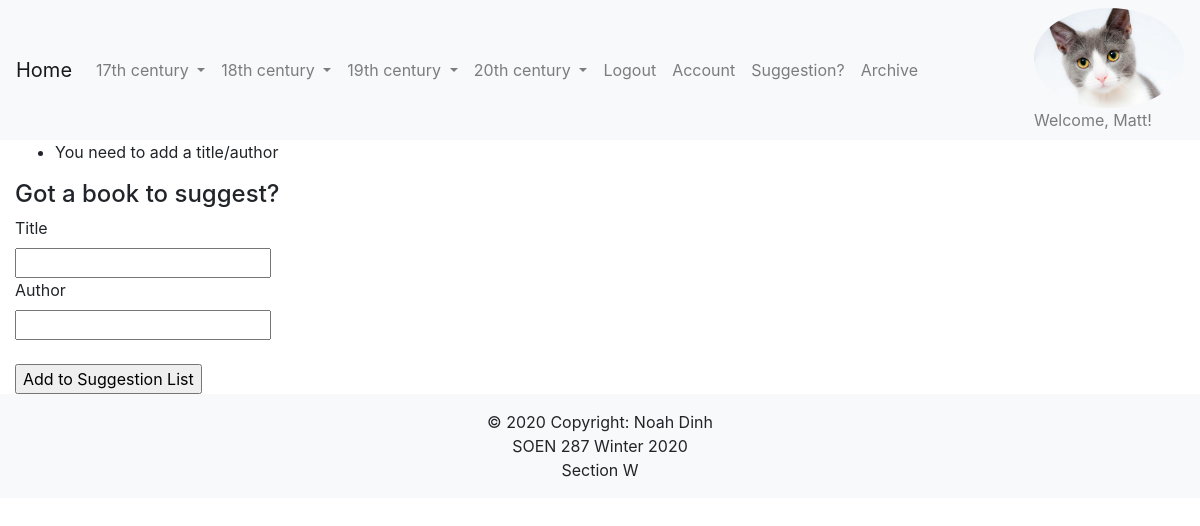
The app's page /book_suggest (signed in) with its own data.
### app.py (models this page shows)
class User(db.Model):
    id = db.Column(db.Integer, primary_key=True)
    username = db.Column(db.String)
    email = db.Column(db.String)
    password = db.Column(db.String)
    icon = db.Column(db.String)

### app.py (the view)
@app.route('/book_suggest', methods=['GET', 'POST'])
@login_required
def book_suggest():
    icon_path = ""
    user = findUser(session.get('username'))
    if user is not None:
        if user.icon is not None:
            icon_path = user.icon
    else:
        icon_path = ""
    form = BookSuggestionForm()
    if form.validate_on_submit():
        print("validate")
        new_book = Book_suggestion(title=form.title.data, author=form.author.data)
        db.session.add(new_book)
        db.session.commit()
        print("add to db")
        flash('Book suggestion added to list!')
        return redirect('/book_suggest')
    elif form.title.data is None or form.author.data is None:
        flash('You need to add a title/author')
    return render_template('Book_suggestion_form.html', form=form,
                           username=session.get('username'), icon=icon_path)

### forms.py
class BookSuggestionForm(FlaskForm):
    title = StringField("Title", validators=[InputRequired(), Regexp('^[A-Za-z][A-Za-z0-9_.]*$', 0, 'invalid title')])
    author = StringField("Author", validators=[InputRequired(), Regexp('^[A-Za-z][A-Za-z0-9_.]*$', 0, 'invalid author')])
    submit = SubmitField("Add to Suggestion List")

### app.py (called while the page is built)
@login_manager.user_loader
def load_user(user_id):
    user = find_user(user_id)
    if user:
        user.password = None
    return user

def find_user(username):
    user_in_db = findUser(username)
    if user_in_db:
        return User_session(user_in_db.username, user_in_db.password)
    return None

def findUser(username):
    user = User.query.filter_by(username=username).first()
    if user is not None:
        return user
    else:
        return None

### templates/Book_suggestion_form.html (shortened to what this page needs)
{% extends "main_menu_base.html" %}
{% block contents %}
    <div class="flash">
        {% with messages = get_flashed_messages() %}
            {% if messages %}
                <ul class=flashes>
                    {% for message in messages %}
                        <li>{{ message }}</li>
                    {% endfor %}
                </ul>
            {% endif %}
        {% endwith %}
    </div>
    <div class="form">
        <h4>Got a book to suggest?</h4>
        <form action="/book_suggest" method="post">
            {{ form.title.label }}<br/>{{ form.title }}<br/>
            {{ form.author.label }}<br/>{{ form.author }}<br/><br/>
            {{ form.submit }}
            <br/>
        </form>
    </div>
{% endblock %}

### templates/main_menu_base.html (shortened to what this page needs)
<!DOCTYPE html>
<html lang="en">
{% block header %}
<head>
    {% block css_js_external_files %}
        <link rel="stylesheet" href="https://stackpath.bootstrapcdn.com/bootstrap/4.1.3/css/bootstrap.min.css">
        <link rel="stylesheet" type="text/css" href="/static/bookPage.css">
    {% endblock %}
</head>
{% endblock %}
<body>
{% block navbar %}
    <nav class="navbar navbar-expand-lg navbar-light bg-light">
      <a class="navbar-brand" href="/">Home</a>
      <div class="collapse navbar-collapse" id="navbarNavDropdown">
        <ul class="navbar-nav">
          <li class="nav-item dropdown">
            <a class="nav-link dropdown-toggle" href="#" id="navbarDropdownMenuLink" role="button" data-toggle="dropdown" aria-haspopup="true" aria-expanded="false">
              17th century
            </a>
          </li>
          <li class="nav-item dropdown">
            <a class="nav-link dropdown-toggle" href="#" id="navbarDropdownMenuLink" role="button" data-toggle="dropdown" aria-haspopup="true" aria-expanded="false">
              18th century
            </a>
          </li>
          <li class="nav-item dropdown">
            <a class="nav-link dropdown-toggle" href="#" id="navbarDropdownMenuLink" role="button" data-toggle="dropdown" aria-haspopup="true" aria-expanded="false">
              19th century
            </a>
          </li>
          <li class="nav-item dropdown">
            <a class="nav-link dropdown-toggle" href="#" id="navbarDropdownMenuLink" role="button" data-toggle="dropdown" aria-haspopup="true" aria-expanded="false">
              20th century
            </a>
          </li>
            {% if username %}
                <li class="nav-item">
                    <a class="nav-link" href="/logout">Logout<span class="sr-only">(current)</span></a>
                </li>
                <li class="nav-item">
                    <a class="nav-link" href="/account">Account<span class="sr-only">(current)</span></a>
                </li>
                <li class="nav-item">
                    <a class="nav-link" href="/book_suggest">Suggestion?<span class="sr-only">(current)</span></a>
                </li>
            {% endif %}
          <li class="nav-item">
            <a class="nav-link" href="/archive">Archive<span class="sr-only">(current)</span></a>
          </li>
        </ul>
          <ul class="navbar-nav ml-auto nav-flex-icons">
              <li class="nav-item avatar">
                  <a class="nav-link p-0" href="#">
                      {% if username %}
                      {% if icon %}
                          <img class="rounded-circle z-depth-0"
                           alt="avatar image" id="profile_pic" src="/static/{{ icon }}"><br/>
                          Welcome, {{ username }}!
                      {% else %}
                          <img class="rounded-circle z-depth-0" alt="avatar image" id="profile_pic" src="/static/icons8-user-100.png">
                          <br/>Welcome, {{ username }}!
                      {% endif %}
                      {% endif %}
                  </a>
              </li>
          </ul>
      </div>
    </nav>
{% endblock %}
<div class="myMenu container-fluid">
{% block contents %}{% endblock %}
</div>
{% block footer %}
<footer class="page-footer font-small bg-light">
  <div class="footer-copyright text-center py-3">
      © 2020 Copyright: Noah Dinh <br> SOEN 287 Winter 2020 <br> Section W
  </div>
</footer>
{% endblock %}
</body>
</html>

### static/bookPage.css (style rules this page uses)
img#profile_pic { width: 10px; }
img { max-width: 80%; min-width: 150px; height: auto; }

### templates/main_menu_base.html (style rules this page uses)
img#profile_pic { width:10px; }

### records on screen
User: icon (picture), username "Matt"

### other values on screen
{{ message }} "You need to add a title/author"
